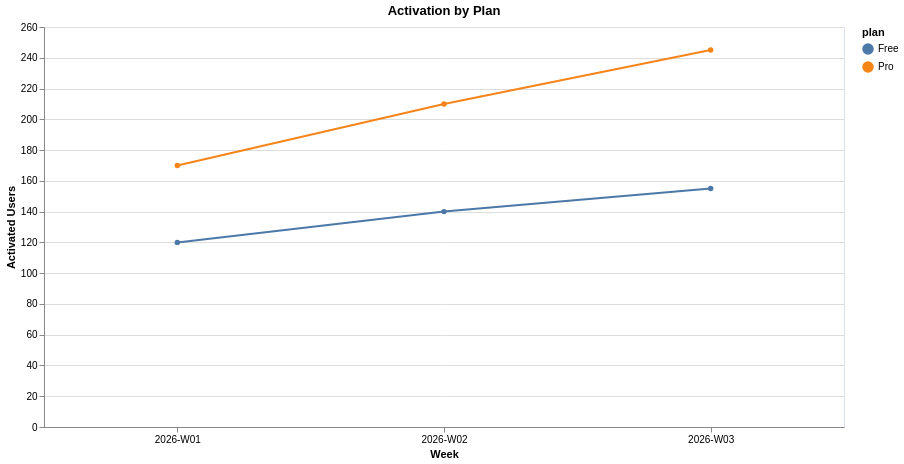

Write the Vega-Lite specification saved for this chart.
### Vega-Lite specification from a JSON file in a GitHub repository (floating-point values rounded to 4 significant figures)
{"config": {"view": {"continuousWidth": 300, "continuousHeight": 300, "stroke": "#d9e2ec"}}, "data": {"name": "data-01155f344c557ca5a53a12e48fb895a1"}, "mark": {"type": "line", "point": true}, "encoding": {"color": {"field": "plan", "type": "nominal"}, "opacity": {"condition": {"param": "param_029f6f27ab98f4cc", "value": 1}, "value": 0.2}, "tooltip": [{"field": "week", "type": "nominal"}, {"field": "activated_users", "type": "quantitative"}, {"field": "plan", "type": "nominal"}], "x": {"axis": {"labelAngle": 0}, "field": "week", "title": "Week", "type": "nominal"}, "y": {"field": "activated_users", "title": "Activated Users", "type": "quantitative"}}, "height": 400, "params": [{"name": "param_029f6f27ab98f4cc", "select": {"type": "point", "fields": ["plan"]}, "bind": "legend"}], "title": "Activation by Plan", "width": 800, "$schema": "https://vega.github.io/schema/vega-lite/v6.4.1.json", "datasets": {"data-01155f344c557ca5a53a12e48fb895a1": [{"week": "2026-W01", "plan": "Pro", "activated_users": 170.0}, {"week": "2026-W03", "plan": "Pro", "activated_users": 245.0}, {"week": "2026-W01", "plan": "Free", "activated_users": 120.0}, {"week": "2026-W03", "plan": "Free", "activated_users": 155.0}, {"week": "2026-W02", "plan": "Pro", "activated_users": 210.0}, {"week": "2026-W02", "plan": "Free", "activated_users": 140.0}]}}
